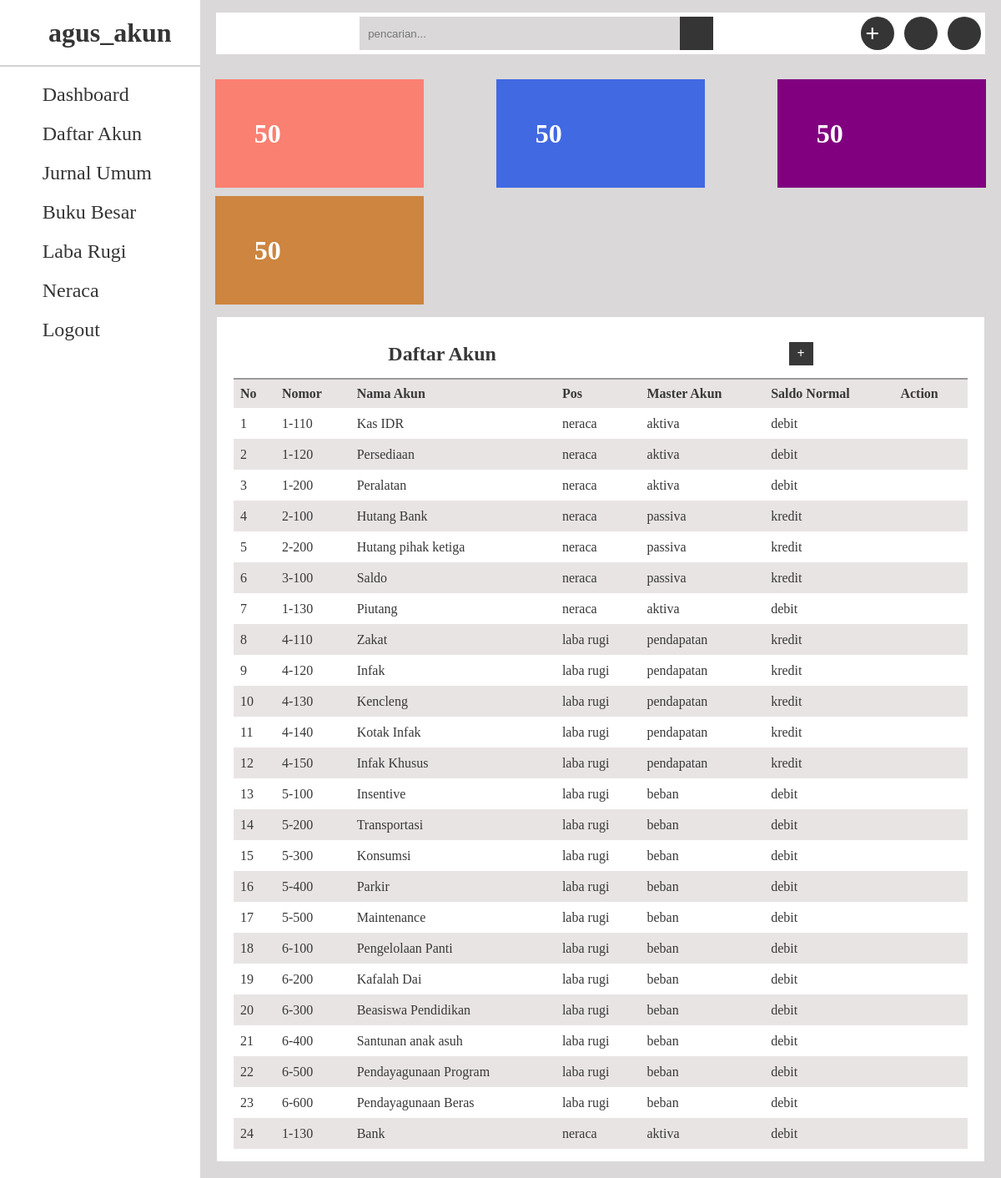
The page /daftarakun/ (signed in) on the database its author committed.
### akun/models.py (models this page shows, shortened)
class User(AbstractUser):
    operator = models.BooleanField('Operator', default=False)

class Profil(models.Model):
    nama_akun = models.CharField(max_length=50)
    nomor = models.CharField(max_length=50)
    operator = models.ForeignKey(User, on_delete=models.CASCADE)
    pos = models.CharField(max_length=30, choices=[
        ('laba rugi', 'laba rugi'),
        ('neraca', 'neraca')
    ])
    master_akun = models.CharField(max_length=30, choices=[
        ('aktiva', 'aktiva'),
        ('passiva', 'passiva'),
        ('pendapatan', 'pendapatan'),
        ('beban', 'beban')
    ])
    saldo_normal = models.CharField(max_length=30, choices=[
        ('debit','debit'),
        ('kredit','kredit'),
    ])

### akun/views.py (the view, shortened to what this page needs)
# urls.py: path('daftarakun/', views.DaftarAkun.as_view(), name='daftar_akun'),
class DaftarAkun(View):
    def get(self, request, *args, **kwargs):
        profil_list = Profil.objects.filter(operator=self.request.user)
        jurnal_list = JurnalUmum.objects.filter(operator=self.request.user)
        user_list = User.objects.all()
        pos_choices = Profil._meta.get_field('pos').choices
        master_choices = Profil._meta.get_field('master_akun').choices
        sn_choices = Profil._meta.get_field('saldo_normal').choices
        return render(request, 'user/daftarakun.html', {
            'profil_list':profil_list,
            'jurnal_list':jurnal_list,
            'user_list':user_list,
            'pos_choices': pos_choices,
            'master_choices': master_choices,
            'sn_choices': sn_choices,
            })

### templates/user/daftarakun.html (shortened to what this page needs)
{% extends 'base.html' %}

### templates/base.html (shortened to what this page needs)
{% load static %}
<!DOCTYPE html>
<html lang="en">
<head>
    <link rel="stylesheet" href="{% static 'css/style.css' %}">
    <link rel="stylesheet" href="{% static 'ikon/fontawesome-free-6.4.2-web/css/all.css' %}">
</head>
<body>
    <div class="container">
        {% block sidebar %}
        {% include 'includes/sidebar.html' %}
        {% endblock %}
        {% block wrapper %}
        <div class="wrapper">
            {% block header %}
            {% include 'includes/header.html' %}
            {% endblock %}
            <div class="content">
                 {% block cards %}
                 {% include 'includes/cards.html' %}
                 {% endblock %}
                <div class="content-2">
                    {% block students %}
                    {% include 'includes/students.html' %}
                    {% endblock %}
                </div>
            </div>
        </div>
        {% endblock %}
    </div>
</body>
</html>

### templates/includes/sidebar.html
<div class="sidebar">
    <div class="brand">
        <i class="fa-solid fa-qrcode"></i>&nbsp;&nbsp;
        <h1>{{user.username}}</h1>
    </div>
    <ul>
        <li><i class="fa-solid fa-gauge"></i>&nbsp;&nbsp;</fa-gauge><span><a href="{% url 'user:beranda' %}">Dashboard</a></span></li>
        <li><i class="fas fa-hands-helping"></i>&nbsp;&nbsp;<span><a href="{% url 'user:daftar_akun' %}">Daftar Akun</a></span></li>
        <li><i class="fa-solid fa-hand-holding-dollar"></i>&nbsp;&nbsp;<span><a href="{% url 'user:jurnal' %}">Jurnal Umum</a></span></li>
        <li><i class="fa-regular fa-circle-question"></i>&nbsp;&nbsp;<span><a href="{% url 'user:buku_besar' %}">Buku Besar</a></span></li>
        <li><i class="fa-solid fa-gear"></i>&nbsp;&nbsp;<span><a href="{% url 'user:laba_rugi' %}">Laba Rugi</a></span></li>
        <li><i class="fas fa-sign-out-alt"></i>&nbsp;&nbsp;<span><a href="{% url 'user:neraca' %}">Neraca</a></span></li>
        <li><i class="fas fa-sign-out-alt"></i>&nbsp;&nbsp;<span><a href="{% url 'user:logout' %}">Logout</a></span></li>
    </ul>
</div>

### templates/includes/header.html
<div class="header">
    <div class="nav">
        <div class="search">
            <input type="text" name="" id="" placeholder="pencarian...">
            <button type="submit"><i class="fa-solid fa-magnifying-glass"></i></button>
        </div>
        <div class="user">
            <a href="" class="btn"><i class="fa-solid fa-plus"></i></a>
            <a href="#" class="btn"><i class="fa-regular fa-bell"></i></a>
            <a href="#" class="btn"><i class="fa-solid fa-user-tie"></i></a>
        </div>
    </div>
</div>

### templates/includes/cards.html (shortened to what this page needs)
<div class="cards">
    <div class="card satu">
        <div class="box">
            <h1>50</h1>
        </div>
        <div class="icon">
            <i class="fas fa-money-bill-alt"></i>
        </div>
    </div>
    <div class="card dua">
        <div class="box">
            <h1>50</h1>
        </div>
        <div class="icon">
            <i class="fas fa-cog"></i>
        </div>
    </div>
    <div class="card tiga">
        <div class="box">
            <h1>50</h1>
        </div>
        <div class="icon">
            <i class="fas fa-hands-helping"></i>
        </div>
    </div>
    <div class="card empat">
        <div class="box">
            <h1>50</h1>
        </div>
        <div class="icon">
            <i class="fa-solid fa-hand-holding-dollar"></i>
        </div>
    </div>
</div>

### templates/includes/students.html (shortened to what this page needs)
<div class="payments">
    <div class="students">
        <div class="title">
            <h2>Daftar Akun</h2>
            <div class="btn">
                <i class="fa-solid fa-plus" id="profil"></i>
            </div>
        </div>
        <table>
            <tr class="title-table">
                <th>No</th>
                <th>Nomor</th>
                <th>Nama Akun</th>
                <th>Pos</th>
                <th>Master Akun</th>
                <th>Saldo Normal</th>
                <th colspan="2">Action</th>
            </tr>
            {% for item in profil_list %}
            <tr class="{% if forloop.counter|divisibleby:2 %} even {% else %} odd {% endif %}">
                <td>{{ forloop.counter }}</td>
                <td>{{ item.nomor }}</td>
                <td>{{ item.nama_akun }}</td>
                <td>{{ item.pos }}</td>
                <td>{{ item.master_akun }}</td>
                <td>{{ item.saldo_normal }}</td>
                <td>
                    <form action="{% url 'user:akun_delete' %}" method="post">
                        <button type="submit"><i class="fas fa-trash"></i></button>
                    </form>
                </td>
                <td><a href="{% url 'user:akun_edit' item.id %}"><i class="fas fa-edit"></i></a></td>
            </tr>
            {% endfor %}
        </table>
    </div>
</div>

### static/css/style.css (style rules this page uses)
* { padding: 0; margin: 0; box-sizing: border-box; text-decoration: none; list-style: none; }
.even { background-color:#e9e4e4; }
.odd { background-color:white; }
.title-table { background-color: #e9e4e4; }
table { border-collapse: collapse; }
button { background-color: transparent; border: none; }
.fa-trash { color: salmon; }
.fa-edit { color: orange; }
.container { display: flex; justify-content: space-between; width: 100%; height: 100vh; }
.profil, .sidebar, .poster { width: 60%; height: 100%; display: flex; flex-direction: column; justify-content: center; align-items: center; }
.container { min-height: 100vh; position: relative; }
.sidebar { position: fixed; background: white; width: 20vw; min-height: 100vh; display: flex; flex-direction: column; justify-content: start; align-items: start; }
.brand { height: 10vh; width: 100%; display: flex; align-items: center; justify-content: center; border-bottom: 2px solid lightgray; margin-bottom: 10px; color:#363535; cursor: pointer; }
.brand i { font-size: 20px; }
.sidebar ul { width: 100%; }
.sidebar ul li { font-size: 24px; padding: 10px 20px; color: #363535; display: flex; align-items: center; cursor: pointer; width: 100%; }
a { color: #363535; }
.wrapper { position: absolute; right: 0; width: 80vw; height: 100vh; }
.header { position: fixed; top: 0; right: 0; width: 80vw; height: 10vh; background: #dad8d8; display: flex; align-items: center; justify-content: center; z-index: 1; }
.nav { width: 96%; display: flex; align-items: center; background-color: white; }
.search { flex:5; display: flex; justify-content: center; }
.search input { border: none; background: #dad8d8; padding: 10px; width: 50%; }
.search button { width: 40px; height: 40px; border: none; display: flex; align-items: center; justify-content: center; cursor: pointer; background-color: #363535; color: white; }
.user { flex: 1; display: flex; justify-content: space-between; align-items: center; }
.user i { width: 40px; height: 40px; font-size: 30px; padding: 5px; background: #363535; border-radius: 50%; color: white; margin: 5px 5px; }
.content { position: relative; margin-top: 10vh; min-height: 90vh; background-color: #dad8d8; }
.cards { padding: 10px 10px; display: flex; align-items: center; justify-content: space-between; flex-wrap: wrap; }
.card { width: 250px; height: 130px; margin: 5px 8px; display: flex; align-items: center; justify-content: space-around; }
.satu { background-color: salmon; }
.dua { background-color: royalblue; }
.tiga { background-color: purple; }
.empat { background-color: peru; }
.box h1 { color: white; }
.icon { color: white; font-size: 40px; }
.content-2 { min-height: 60vh; display: flex; justify-content: space-around; align-items: flex-start; flex-wrap: wrap; }
.payments { min-height: 50vh; flex: 5; background:white; margin: 0 20px 20px 20px; display: flex; flex-direction: column; color: #383838; padding: 15px 20px; }
.title { display: flex; align-items: center; justify-content: space-around; padding: 15px 10px; border-bottom: 2px solid #999; }
.title .btn, .payments .btn { background: #383838; color: white; padding: 5px 10px; text-align: center; }
table { padding: 10px; }
th,td { text-align: left; padding: 8px; }
.students { flex: 2; background:white; min-height: 50vh; display: flex; flex-direction: column; color: #383838; }
.students table td i { font-size: 20px; }

### rows shown on the page
User: username "agus_akun"
Profil: nomor "1-110", nama_akun "Kas IDR", pos "neraca", master_akun "aktiva", saldo_normal "debit"
Profil: nomor "1-120", nama_akun "Persediaan", pos "neraca", master_akun "aktiva", saldo_normal "debit"
Profil: nomor "1-200", nama_akun "Peralatan", pos "neraca", master_akun "aktiva", saldo_normal "debit"
Profil: nomor "2-100", nama_akun "Hutang Bank", pos "neraca", master_akun "passiva", saldo_normal "kredit"
Profil: nomor "2-200", nama_akun "Hutang pihak ketiga", pos "neraca", master_akun "passiva", saldo_normal "kredit"
Profil: nomor "3-100", nama_akun "Saldo", pos "neraca", master_akun "passiva", saldo_normal "kredit"
Profil: nomor "1-130", nama_akun "Piutang", pos "neraca", master_akun "aktiva", saldo_normal "debit"
Profil: nomor "4-110", nama_akun "Zakat", pos "laba rugi", master_akun "pendapatan", saldo_normal "kredit"
Profil: nomor "4-120", nama_akun "Infak", pos "laba rugi", master_akun "pendapatan", saldo_normal "kredit"
Profil: nomor "4-130", nama_akun "Kencleng", pos "laba rugi", master_akun "pendapatan", saldo_normal "kredit"
Profil: nomor "4-140", nama_akun "Kotak Infak", pos "laba rugi", master_akun "pendapatan", saldo_normal "kredit"
Profil: nomor "4-150", nama_akun "Infak Khusus", pos "laba rugi", master_akun "pendapatan", saldo_normal "kredit"
Profil: nomor "5-100", nama_akun "Insentive", pos "laba rugi", master_akun "beban", saldo_normal "debit"
Profil: nomor "5-200", nama_akun "Transportasi", pos "laba rugi", master_akun "beban", saldo_normal "debit"
Profil: nomor "5-300", nama_akun "Konsumsi", pos "laba rugi", master_akun "beban", saldo_normal "debit"
Profil: nomor "5-400", nama_akun "Parkir", pos "laba rugi", master_akun "beban", saldo_normal "debit"
Profil: nomor "5-500", nama_akun "Maintenance", pos "laba rugi", master_akun "beban", saldo_normal "debit"
Profil: nomor "6-100", nama_akun "Pengelolaan Panti", pos "laba rugi", master_akun "beban", saldo_normal "debit"
Profil: nomor "6-200", nama_akun "Kafalah Dai", pos "laba rugi", master_akun "beban", saldo_normal "debit"
Profil: nomor "6-300", nama_akun "Beasiswa Pendidikan", pos "laba rugi", master_akun "beban", saldo_normal "debit"
Profil: nomor "6-400", nama_akun "Santunan anak asuh", pos "laba rugi", master_akun "beban", saldo_normal "debit"
Profil: nomor "6-500", nama_akun "Pendayagunaan Program", pos "laba rugi", master_akun "beban", saldo_normal "debit"
Profil: nomor "6-600", nama_akun "Pendayagunaan Beras", pos "laba rugi", master_akun "beban", saldo_normal "debit"
Profil: nomor "1-130", nama_akun "Bank", pos "neraca", master_akun "aktiva", saldo_normal "debit"
